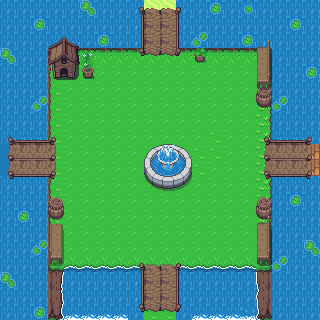

Below is a game level as drawn by its tile map, then a one-line description and the .tmx file that defines it, in full:
An orthogonal 20x20 tile map with 16x16 px tiles, 3 tile layers (Camada de Blocos 1, Camada de Blocos 2, Camada de Blocos 3), 2 tilesets and 10 objects (8x ground, potion, save).

<map version="1.10" tiledversion="1.10.2" orientation="orthogonal" renderorder="right-down" width="20" height="20" tilewidth="16" tileheight="16" infinite="0" nextlayerid="5" nextobjectid="189">
 <tileset firstgid="1" name="Overworld3" tilewidth="16" tileheight="16" tilecount="1440" columns="40">
  <image source="../img/tilesets/Overworld.png" width="640" height="576" />
 </tileset>
 <tileset firstgid="1441" name="Overworld3" tilewidth="16" tileheight="16" tilecount="1440" columns="40">
  <image source="../img/tilesets/Overworld.png" width="640" height="576" />
 </tileset>
 <layer id="1" name="Camada de Blocos 1" width="20" height="20">
  <data encoding="csv">
300,300,300,300,300,300,300,300,300,162,162,300,300,300,300,300,300,300,300,300,
300,300,300,300,300,300,300,300,300,300,300,300,300,300,300,300,300,300,300,300,
300,300,300,300,300,300,300,300,300,300,300,300,300,300,300,300,300,300,300,300,
300,300,300,2684355005,3221225918,3221225918,3221225918,3221225918,3221225918,3221225918,3221225918,3221225918,3221225918,3221225918,3221225918,3221225918,3221225917,300,300,300,
300,300,300,405,406,406,406,406,406,406,406,406,406,406,406,406,407,300,300,300,
300,300,300,405,406,406,406,406,406,406,406,406,406,406,406,406,407,300,300,300,
300,300,300,405,406,406,406,406,406,406,406,406,406,406,406,406,407,300,300,300,
300,300,300,405,406,406,406,406,406,406,406,406,406,406,406,406,407,300,300,300,
300,300,300,405,406,406,406,406,406,406,406,406,406,406,406,406,407,300,300,300,
284,300,300,405,406,406,406,406,406,406,406,406,1,1,406,406,407,300,300,540,
284,300,300,405,406,406,406,406,406,406,406,406,406,406,406,406,407,300,300,540,
300,300,300,405,406,406,406,406,406,406,406,406,406,406,406,406,407,300,300,300,
300,300,300,405,406,406,406,406,406,406,406,406,406,406,406,406,407,300,300,300,
300,300,300,405,406,406,406,406,406,406,406,406,406,406,406,406,407,300,300,300,
300,300,300,405,406,406,406,406,406,406,406,406,406,406,406,406,407,300,300,300,
300,300,300,405,406,406,406,406,406,406,406,406,406,406,406,406,407,300,300,300,
300,300,300,445,244,244,244,244,244,244,244,244,244,244,244,244,447,300,300,300,
300,300,300,730,300,300,300,300,300,300,300,300,300,300,300,300,731,300,300,300,
300,300,300,770,300,300,300,300,300,300,300,300,300,300,300,300,771,300,300,300,
300,300,300,810,340,340,340,340,300,1,1,300,340,340,340,341,811,300,300,300
</data>
 </layer>
 <layer id="3" name="Camada de Blocos 2" width="20" height="20">
  <data encoding="csv">
0,0,0,0,0,0,0,0,246,247,247,248,0,0,0,0,0,0,0,0,
0,0,0,0,0,0,0,0,286,287,287,288,0,0,0,0,0,0,0,0,
0,0,0,214,215,0,0,0,286,287,287,288,0,0,0,0,188,0,0,0,
0,0,0,254,255,73,0,0,326,327,327,328,0,0,0,0,228,0,0,0,
0,0,0,294,295,113,0,0,0,0,0,0,0,0,0,0,268,0,0,0,
0,0,0,0,0,0,0,0,0,0,0,0,0,0,0,0,34,0,0,0,
0,0,0,0,0,0,0,0,0,0,0,0,0,0,0,0,74,0,0,0,
0,0,0,0,0,0,0,0,0,0,0,0,0,0,0,0,0,0,0,0,
249,250,250,251,0,0,0,0,0,0,0,0,0,1,0,0,249,250,250,251,
289,290,290,291,0,0,0,0,0,0,0,0,1,1,0,0,289,287,287,291,
289,290,290,291,0,0,0,0,0,0,0,0,1,0,0,0,289,287,287,291,
329,330,330,331,0,0,0,0,0,0,0,0,0,0,0,0,329,330,330,331,
0,0,0,0,0,0,0,0,0,0,0,0,0,0,0,0,34,0,0,0,
0,0,0,0,0,0,0,0,0,0,0,0,0,0,0,0,74,0,0,0,
0,0,0,0,0,0,0,0,0,0,0,0,0,0,0,0,228,0,0,0,
0,0,0,0,0,0,0,0,0,0,0,0,0,0,0,0,268,0,0,0,
0,0,0,0,0,0,0,0,246,247,247,248,0,0,0,0,308,0,0,0,
0,0,0,0,0,0,0,0,286,287,287,288,0,0,0,0,0,0,0,0,
0,0,0,0,0,0,0,0,286,287,287,288,0,0,0,0,0,0,0,0,
0,0,0,0,0,0,0,0,326,327,327,328,0,0,0,0,0,0,0,0
</data>
 </layer>
 <layer id="4" name="Camada de Blocos 3" width="20" height="20">
  <data encoding="csv">
0,0,0,0,0,6,0,0,246,247,247,248,0,4,0,3,0,0,0,0,
0,0,4,0,0,0,0,0,286,287,287,288,0,0,0,0,0,0,4,0,
0,0,0,214,215,0,4,0,286,287,287,288,5,0,0,4,188,0,0,0,
6,0,0,254,255,73,0,0,326,327,327,328,76,0,0,0,228,0,0,0,
0,0,0,294,295,113,0,0,0,0,0,0,0,0,0,0,268,0,0,4,
0,0,0,0,0,0,0,0,0,0,0,0,0,0,0,0,308,0,0,0,
0,0,5,0,0,0,0,0,0,0,0,0,0,0,0,0,74,5,0,0,
0,0,0,0,0,0,0,0,0,0,0,0,0,0,0,0,0,0,0,0,
249,0,0,251,0,0,0,0,0,0,0,0,0,0,0,0,249,250,250,251,
289,290,290,291,0,0,0,0,0,383,384,385,0,0,0,0,289,290,290,291,
289,290,290,291,0,0,0,0,0,423,424,425,0,0,0,0,289,290,290,291,
329,0,0,331,0,0,0,0,0,463,464,465,0,0,0,0,329,330,330,331,
0,0,0,34,0,0,0,0,0,0,0,0,0,0,0,0,34,0,4,0,
0,4,0,74,0,0,0,0,0,0,0,0,0,0,0,0,188,0,0,0,
0,0,0,227,0,0,0,0,0,0,0,0,0,0,0,0,228,0,0,0,
0,0,5,267,0,0,0,0,0,0,0,0,0,0,0,0,268,0,0,6,
0,0,0,307,0,0,0,0,246,0,0,248,0,0,0,0,308,5,0,0,
6,0,0,0,0,0,0,0,286,287,287,288,0,0,0,0,0,0,0,0,
0,0,0,0,0,0,0,0,286,287,287,288,0,0,0,0,0,0,0,0,
0,0,4,0,0,0,0,0,326,0,0,328,0,0,0,0,0,0,0,0
</data>
 </layer>
 <objectgroup id="2" name="Camada de Objetos 1">
  <object id="178" name="potion" x="149" y="149.5" width="37.3333" height="32" />
  <object id="179" name="save" x="52" y="48.6667" width="22" height="29.3333" />
  <object id="180" name="ground" x="47.3333" y="50" width="2.66667" height="88" />
  <object id="181" name="ground" x="48" y="178" width="6.66667" height="85.3333" />
  <object id="183" name="ground" x="50" y="261.333" width="89.3333" height="3.33333" />
  <object id="184" name="ground" x="178" y="263.333" width="93.3333" height="5.33333" />
  <object id="185" name="ground" x="263.333" y="176.667" width="8" height="93.3333" />
  <object id="186" name="ground" x="265.333" y="44.6667" width="4" height="91.3333" />
  <object id="187" name="ground" x="179.333" y="49.3333" width="89.3333" height="4" />
  <object id="188" name="ground" x="45.3333" y="46" width="88.3333" height="4" />
 </objectgroup>
</map>
